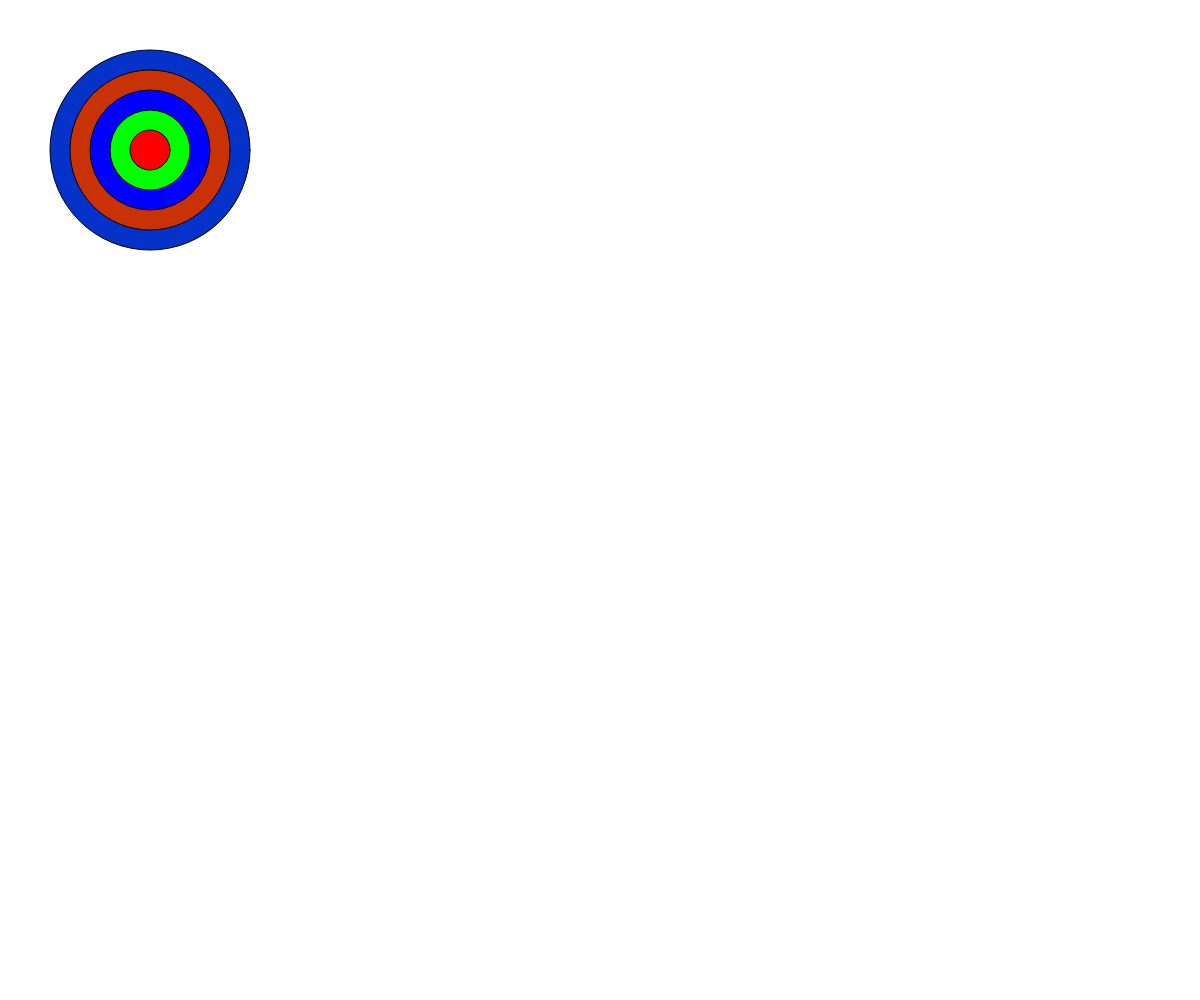
Frame 1 (no input)
Frame 60 (no input): identical to frame 1, image omitted
Frame 120 (the mouse pressed at the canvas centre since frame 60): identical to frame 1, image omitted

The p5.js sketch that drew this single still picture (run headless with seeded random() and noise() and a simulated clock; from frame 60 on, the mouse is pressed at the canvas centre):

// p5.js sketch
// ── sketch.js
// Project Title
// Your Name
// Date
//
// Extra for Experts:
// - describe what you did to take this project "above and beyond"

let x = 150;
let y = 150;
let colours = [];

function setup() {
  createCanvas(windowWidth, windowHeight);
  colours.push(color(255,0,0));
  colours.push(color(0,255,0));
  colours.push(color(0,0,255));
  colours.push(color(200,50,5));
  colours.push(color(5,50,200));
}

function drawTargetWhile(){
  let diameter = 200;
  let counter = 0;
  while(counter < 5){
    ellipse(width/2, height/2, diameter, diameter);
    counter ++;
    diameter -= 40;
  }
}

function drawTargetFor(){
  for (let i = 5; i > 0; i--){
    fill(colours[i-1]);
    ellipse(x,y, i*40, i*40);
  }
}

function draw() {
  background(255);
  //drawTargetWhile();
  drawTargetFor();
}
